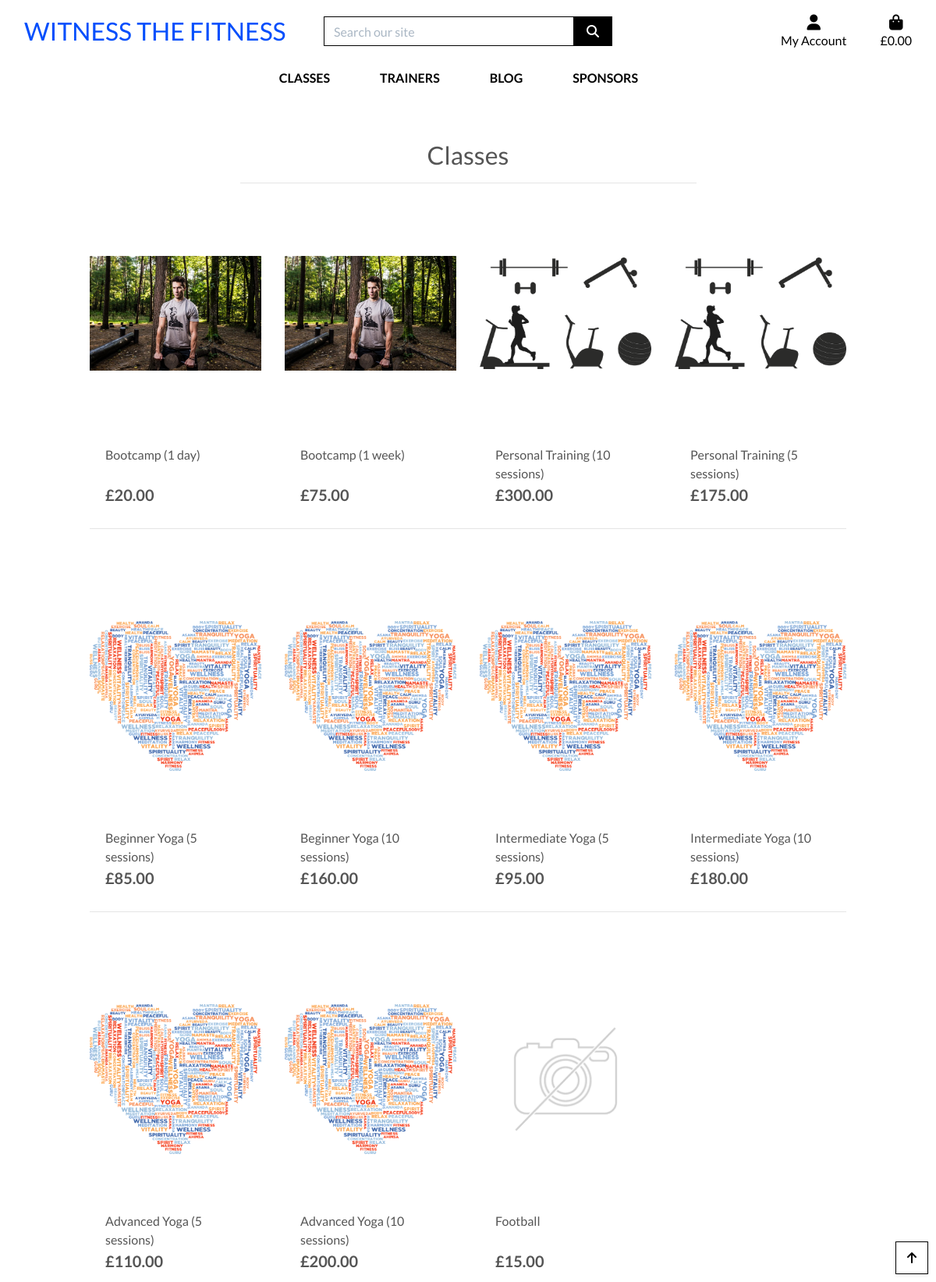
Page /classes/ on the earlier database version.
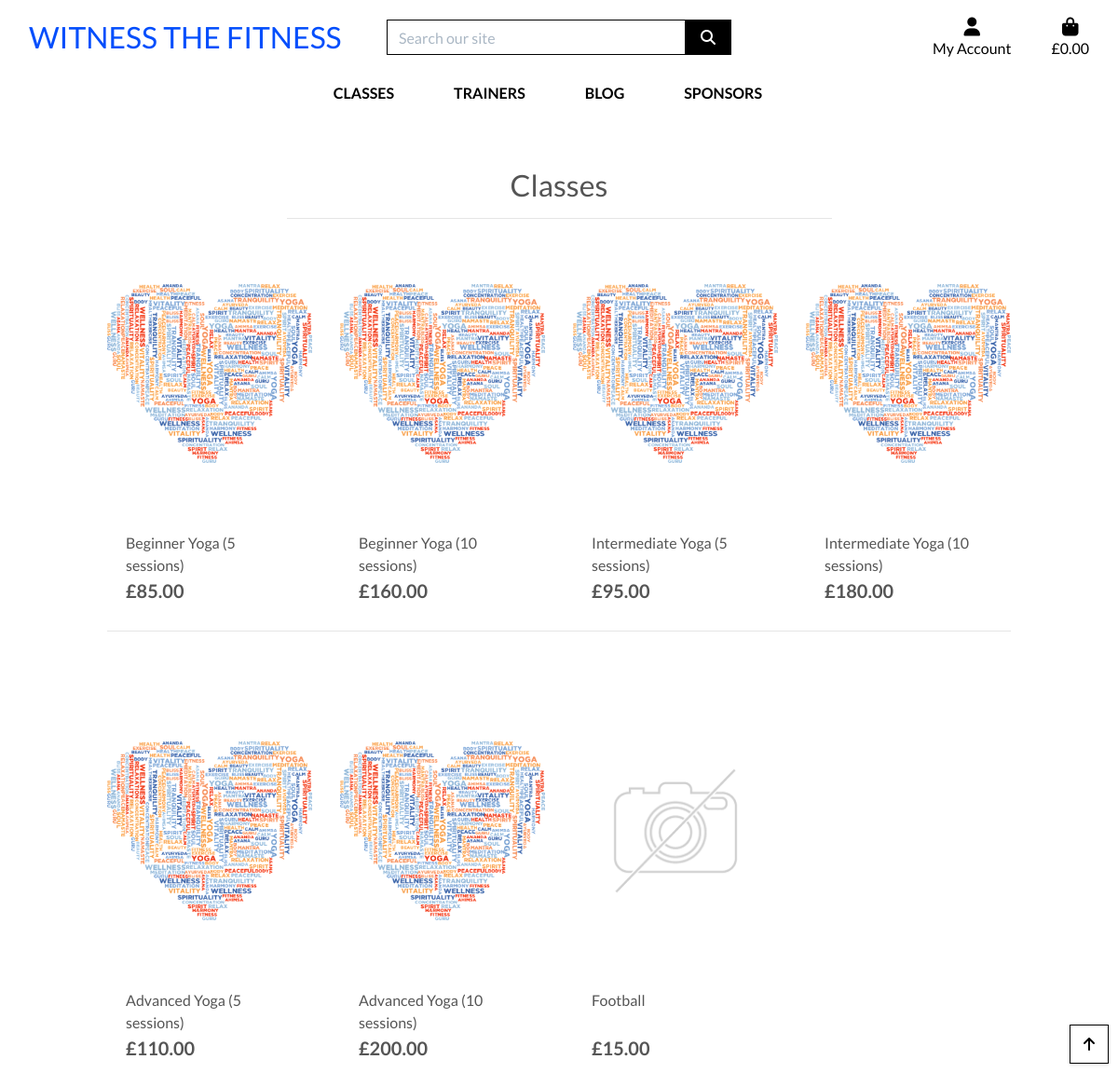
Same page on the later database version.
### sports/models.py (models this page shows, shortened)
class Sports(models.Model):
    trainer_id = models.ForeignKey(Trainers, on_delete=models.CASCADE)
    sport_type = models.CharField(max_length=100, null=False, blank=False)
    sport_category = models.CharField(max_length=100, null=False, blank=False)
    sport_description = models.TextField(blank=True)
    sport_cost = models.DecimalField(max_digits=6, decimal_places=2, null=False, blank=False)
    sport_location = models.CharField(max_length=100, null=False, blank=False)
    sport_image = models.ImageField(null=True, blank=True)
    class Meta:
        verbose_name_plural = 'Sports'

### sports/views.py (the view, shortened to what this page needs)
# urls.py: path('', views.all_sports, name='sports'),
def all_sports(request):
    sports = Sports.objects.all()
    query = None
    context = {
        'sports': sports,
        'search_term': query,
    }
    return render(request, 'sports/sports.html/', context)

### bag/contexts.py (called while the page is built, shortened)
def bag_contents(request):
    bag_items = []
    total = 0
    product_count = 0
    bag = request.session.get('bag', {})
    context = {
        'bag_items': bag_items,
        'total': total,
        'product_count': product_count,
    }
    return context

### sports/templates/sports/sports.html (shortened to what this page needs)
{% extends "base.html" %}
{% load static %}
{% block page_header %}
    <div class="container header-container">
    </div>
{% endblock %}
{% block content %}
    <div class="overlay"></div>
    <div class="container-fluid">
        <div class="row">
            <div class="col text-center mt-3">
                <h2 class=>Classes</h2>
                <hr class="w-50 mb-1">
            </div>
        </div>
        <div class="row">
            <div class="classes-container col-10 offset-1">
                <div class="row">
                    {% if sports %}
                    {% for sport in sports %}
                        <div class="col-sm-6 col-md-6 col-lg-4 col-xl-3">
                            <div class="card h-100 border-0">
                                {% if sport.sport_image %}
                                    <a href="{% url 'sport_detail' sport.id %}">
                                        <img class="card-img-top img-fluid" src="{{ sport.sport_image.url }}" alt="{{ sport.sport_category }}">
                                    </a>
                                {% else %}
                                    <a href="{% url 'sport_detail' sport.id %}">
                                        <img class="card-img-top"
                                            src="{{ MEDIA_URL }}noimage.png" alt="{{ sport.sport_category }}">
                                    </a>
                                {% endif %}
                                <div class="card-body pb-0">
                                    <p class="mb-0">{{ sport.sport_category }}</p>
                                </div>
                                <div class="card-footer bg-white pt-0 border-0 text-left">
                                    <div class="row">
                                        <div class="col">
                                            <p class="lead mb-0 text-left font-weight-bold">£{{ sport.sport_cost }}</p>
                                        </div>
                                    </div>
                                </div>
                            </div>
                        </div>
                        {% if forloop.counter|divisibleby:4 %}
                            <div class="col-12 d-none d-xl-block mb-5">
                                <hr>
                            </div>
                        {% endif %}
                    {% endfor %}
                    {% else %}
                    <h2>No result found</h2>
                    {% endif %}
                </div>
            </div>
        </div>
    </div>
    <div class="btt-button shadow-sm rounded-0 border border-black">
        <a class="btt-link d-flex h-100">
            <i class="fas fa-arrow-up text-black mx-auto my-auto"></i>
        </a>
    </div>
{% endblock %}

Differences in the rows shown:
removed Sports: sport_image (picture), sport_category "Bootcamp (1 day)", sport_cost "20.00"
removed Sports: sport_image (picture), sport_category "Bootcamp (1 week)", sport_cost "75.00"
removed Sports: sport_image (picture), sport_category "Personal Training (10 sessions)", sport_cost "300.00"
removed Sports: sport_image (picture), sport_category "Personal Training (5 sessions)", sport_cost "175.00"
